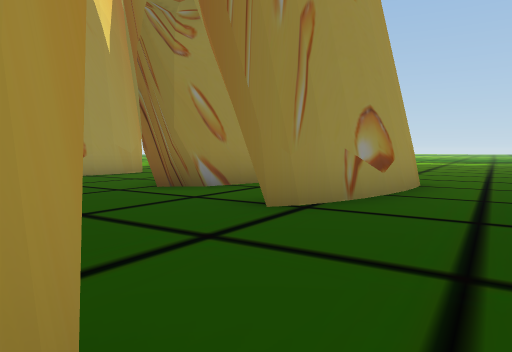
[1] (above)

19 first-person views from a walk through a Unity game level. The camera is 1.2 m above the floor, tilts 4° down and sees 70° across. The floor is counted in squares, 2 m on a side. Each view is taken from the middle of a square. On the plan, view 1 faces up. The plan holds only what a view shows up to about 10 squares ahead; the rest is blank. The place goes on beyond the plan. The player is left out.

[2]
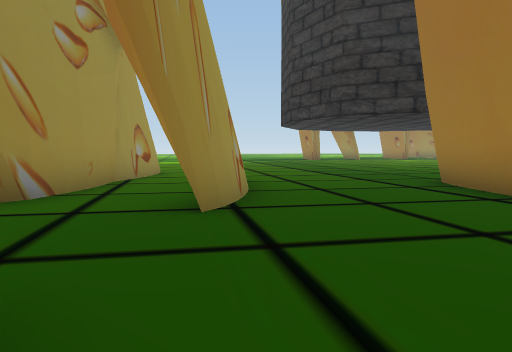

[3]
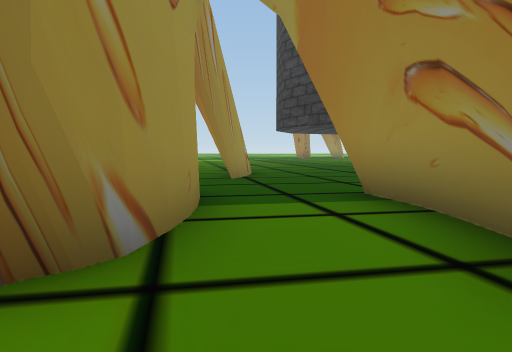

[4]
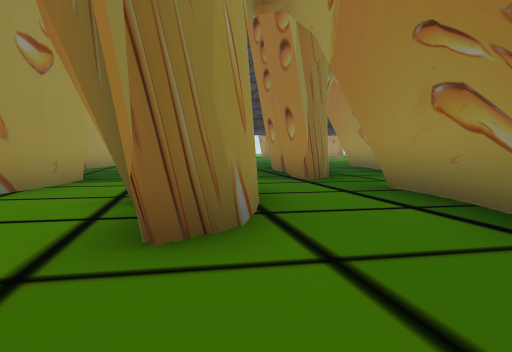

[5]
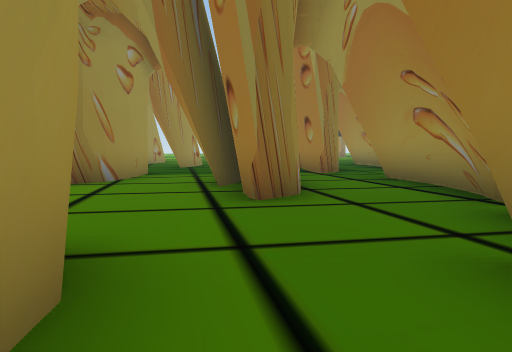

[6]
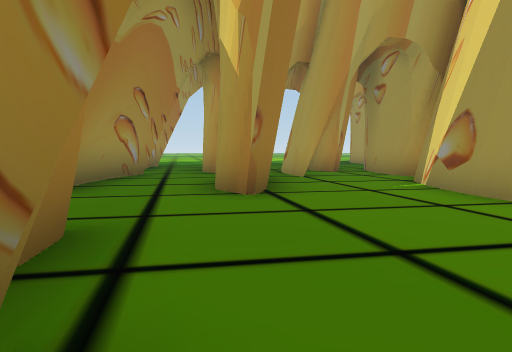

[7]
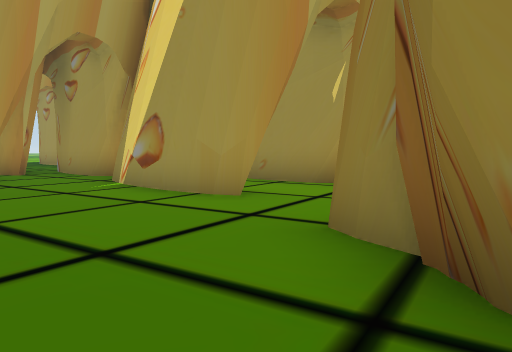

[8]
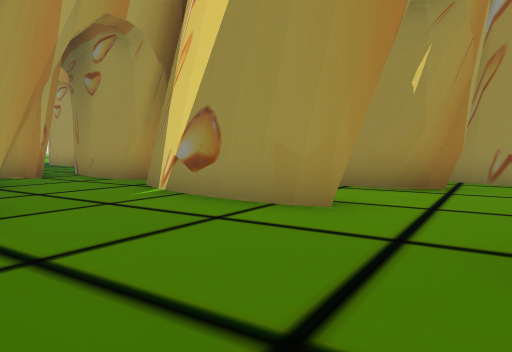

[9]
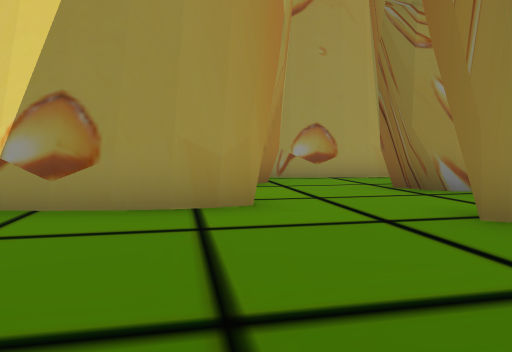

[10]
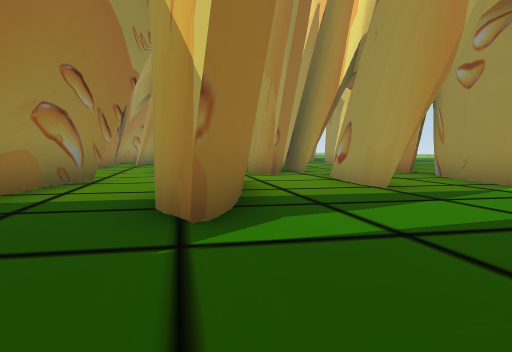

[11]
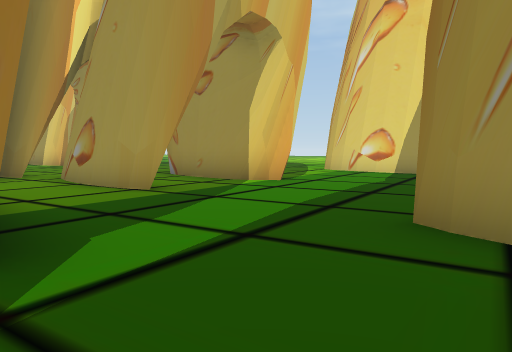

[12]
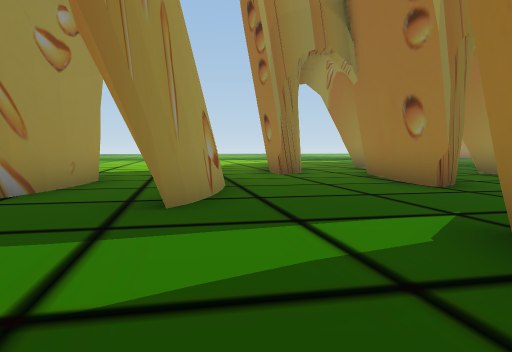

[13]
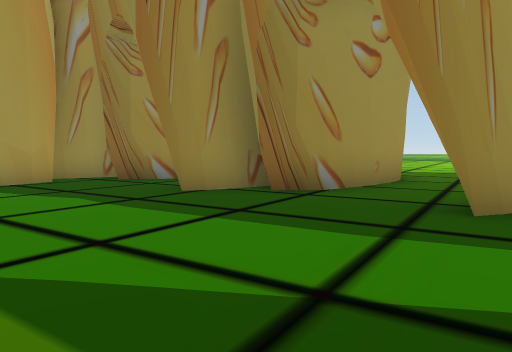

[14]
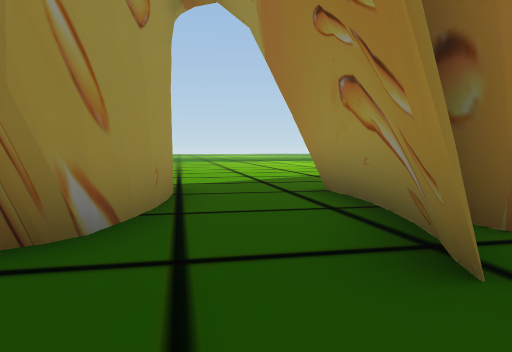

[15]
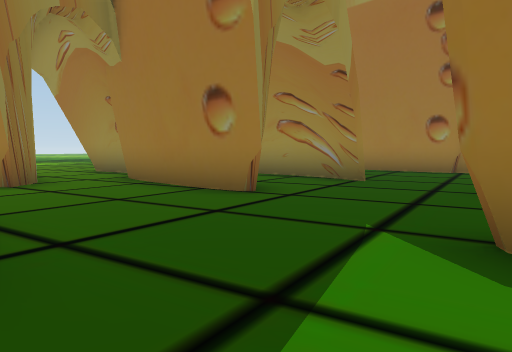

[16]
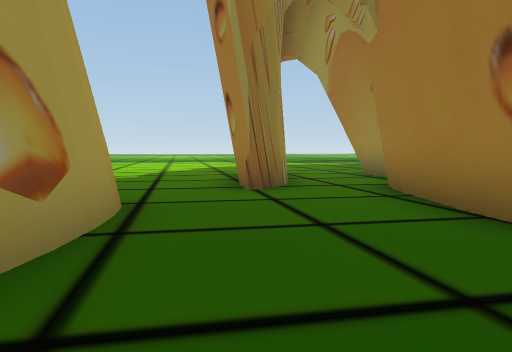

[17]
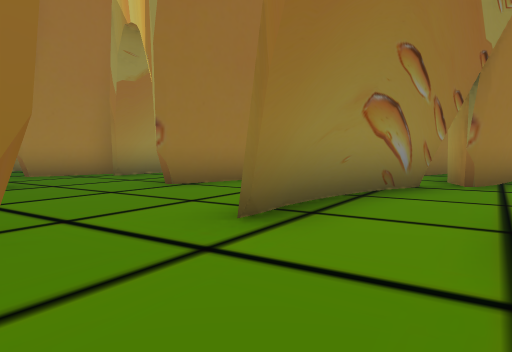

[18]
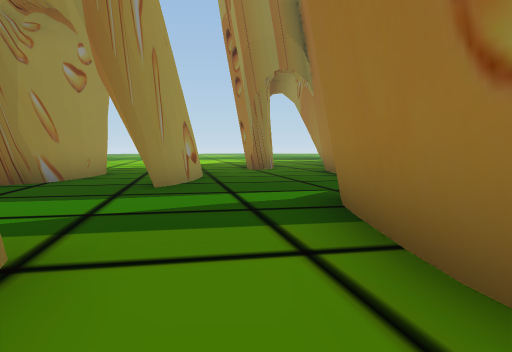

[19]
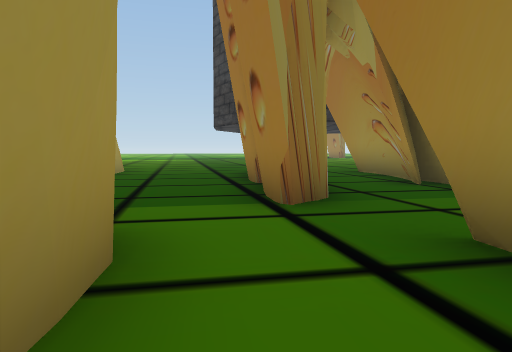

### Floor plan
Key: @ floor where view 1 was taken; # wall or solid block; . floor; T thing the floor can be seen under or through.
Columns run from 11 left of view 1 to 8 right of it. Each row starts with its distance up from view 1.
 17      ..
 16     ....
 15     ..... ..
 14   ##..... ..
 13  ##.........
 12 ##..###..... ..
 11 ....##....## ...
 10 ..###..#..#...#...
  9 ......##....###...
  8 .....##....##.....
  7 ..........##......
  6 #.........#..##....
  5 #...........##......
  4 ..#..##....##.......
  3 .##.##..........#
  2 ##..#...##.....##
  1 ##.....##.....##..#
  0 ##...###..#@.##..##
 -1 #..#.....TT.##..##
 -2 ..##....TTT....##
 -3 .##.....TT.T..
 -4 ##.....#T..T
 -5 ....#.....##
 -6 .#.##...###
 -7 ##  ..###.
 -8   ...##
 -9   #.##

Positions as (right, up) in squares from view 1, and headings:
1: (0, 0), facing up
2: (-2, 1), facing up-right
3: (-5, -2), facing up-right
4: (-5, -6), facing up-right
5: (-7, -7), facing up-right
6: (-3, -1), facing down-left
7: (-3, -1), facing left
8: (-4, -2), facing left
9: (-5, -4), facing up-left
10: (-3, 7), facing down-left
11: (-3, 6), facing left
12: (-8, 4), facing up-right
13: (-8, 4), facing up
14: (-11, 9), facing up-right
15: (-7, 6), facing right
16: (-5, 6), facing up-right
17: (-8, 2), facing down
18: (-9, 2), facing up-right
19: (-2, -4), facing up-right
